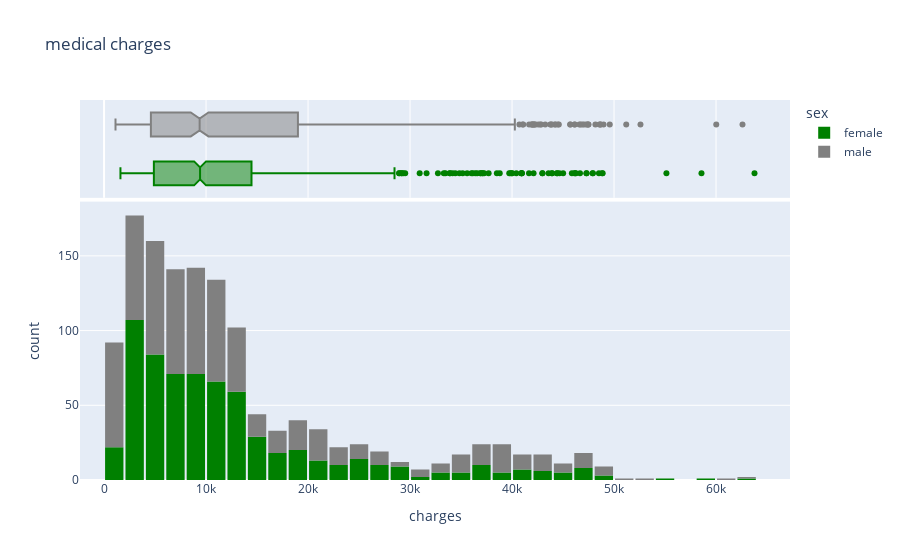

Write notebook code for a chart like this one.
### Code cell
fig=px.histogram(medical_df,
                x='charges',
                marginal='box',
                color='sex',
                color_discrete_sequence = ['green','grey'],
                title='medical charges')
fig.update_layout(bargap=0.1)
fig.show()

### Figure 1 — Plotly figure (JSON) as saved in the notebook; plotly's stock layout.template omitted (floating-point values rounded to 4 significant figures; data arrays with more than 128 entries replaced by an {"elided": "..."} marker saying what was removed)
{"data": [{"alignmentgroup": "True", "bingroup": "x", "hovertemplate": "sex=female<br>charges=%{x}<br>count=%{y}<extra></extra>", "legendgroup": "female", "marker": {"color": "green", "pattern": {"shape": ""}}, "name": "female", "offsetgroup": "female", "orientation": "v", "showlegend": true, "type": "histogram", "x": {"elided": "662 float values"}, "xaxis": "x", "yaxis": "y"}, {"alignmentgroup": "True", "hovertemplate": "sex=female<br>charges=%{x}<extra></extra>", "legendgroup": "female", "marker": {"color": "green"}, "name": "female", "notched": true, "offsetgroup": "female", "showlegend": false, "type": "box", "x": {"elided": "662 float values"}, "xaxis": "x2", "yaxis": "y2"}, {"alignmentgroup": "True", "bingroup": "x", "hovertemplate": "sex=male<br>charges=%{x}<br>count=%{y}<extra></extra>", "legendgroup": "male", "marker": {"color": "grey", "pattern": {"shape": ""}}, "name": "male", "offsetgroup": "male", "orientation": "v", "showlegend": true, "type": "histogram", "x": {"elided": "676 float values"}, "xaxis": "x", "yaxis": "y"}, {"alignmentgroup": "True", "hovertemplate": "sex=male<br>charges=%{x}<extra></extra>", "legendgroup": "male", "marker": {"color": "grey"}, "name": "male", "notched": true, "offsetgroup": "male", "showlegend": false, "type": "box", "x": {"elided": "676 float values"}, "xaxis": "x2", "yaxis": "y2"}], "layout": {"autosize": true, "bargap": 0.1, "barmode": "relative", "legend": {"title": {"text": "sex"}, "tracegroupgap": 0}, "title": {"text": "medical charges"}, "xaxis": {"anchor": "y", "autorange": true, "domain": [0, 1], "range": [-2359.0, 67250.0], "title": {"text": "charges"}, "type": "linear"}, "xaxis2": {"anchor": "y2", "autorange": true, "domain": [0, 1], "matches": "x", "range": [-2359.0, 67250.0], "showgrid": true, "showticklabels": false, "type": "linear"}, "yaxis": {"anchor": "x", "autorange": true, "domain": [0, 0.7326], "range": [0, 186.3], "title": {"text": "count"}}, "yaxis2": {"anchor": "x2", "autorange": true, "domain": [0.7426, 1], "matches": "y2", "range": [-0.5, 1.5], "showgrid": false, "showline": false, "showticklabels": false, "ticks": "", "type": "category"}}}
